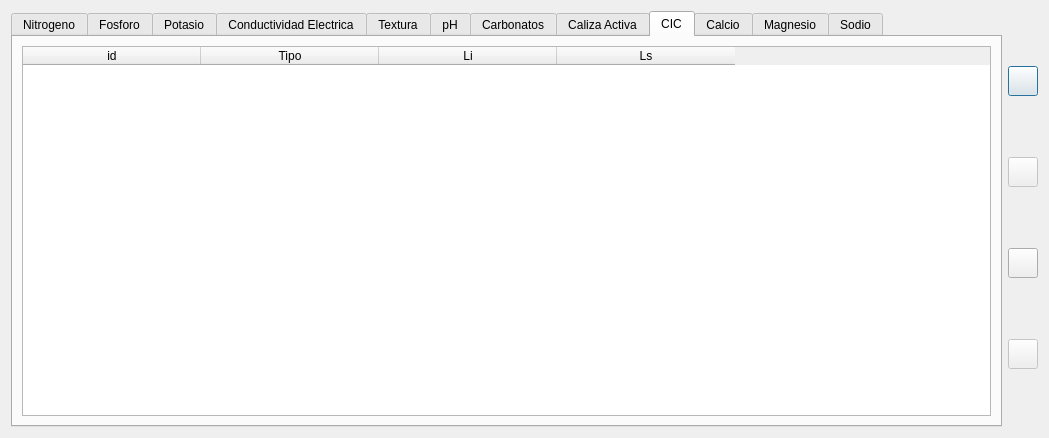
<?xml version="1.0" encoding="UTF-8"?>
<ui version="4.0">
 <class>Dialog</class>
 <widget class="QDialog" name="Dialog">
  <property name="geometry">
   <rect>
    <x>0</x>
    <y>0</y>
    <width>1049</width>
    <height>438</height>
   </rect>
  </property>
  <property name="windowTitle">
   <string>Dialog</string>
  </property>
  <layout class="QGridLayout" name="gridLayout">
   <item row="0" column="0">
    <widget class="QTabWidget" name="tabWidget">
     <property name="currentIndex">
      <number>8</number>
     </property>
     <property name="tabsClosable">
      <bool>false</bool>
     </property>
     <property name="movable">
      <bool>true</bool>
     </property>
     <property name="tabBarAutoHide">
      <bool>false</bool>
     </property>
     <widget class="QWidget" name="widget">
      <attribute name="title">
       <string>Nitrogeno</string>
      </attribute>
      <layout class="QGridLayout" name="gridLayout_17">
       <item row="0" column="0">
        <widget class="QTableWidget" name="n_table">
         <property name="enabled">
          <bool>true</bool>
         </property>
         <property name="sizeAdjustPolicy">
          <enum>QAbstractScrollArea::AdjustToContentsOnFirstShow</enum>
         </property>
         <property name="editTriggers">
          <set>QAbstractItemView::NoEditTriggers</set>
         </property>
         <property name="alternatingRowColors">
          <bool>true</bool>
         </property>
         <attribute name="horizontalHeaderMinimumSectionSize">
          <number>56</number>
         </attribute>
         <attribute name="horizontalHeaderDefaultSectionSize">
          <number>178</number>
         </attribute>
         <attribute name="horizontalHeaderStretchLastSection">
          <bool>true</bool>
         </attribute>
         <column>
          <property name="text">
           <string>id</string>
          </property>
         </column>
         <column>
          <property name="text">
           <string>Tipo</string>
          </property>
         </column>
         <column>
          <property name="text">
           <string>Li</string>
          </property>
         </column>
         <column>
          <property name="text">
           <string>Ls</string>
          </property>
         </column>
         <column>
          <property name="text">
           <string>Incremento</string>
          </property>
         </column>
        </widget>
       </item>
      </layout>
     </widget>
     <widget class="QWidget" name="widget_2">
      <attribute name="title">
       <string>Fosforo</string>
      </attribute>
      <layout class="QGridLayout" name="gridLayout_21">
       <item row="0" column="1">
        <widget class="QGroupBox" name="groupBox_7">
         <property name="title">
          <string>Tipo Regimen</string>
         </property>
         <layout class="QGridLayout" name="gridLayout_20">
          <item row="0" column="0">
           <widget class="QComboBox" name="p_regimen"/>
          </item>
         </layout>
        </widget>
       </item>
       <item row="0" column="0">
        <widget class="QGroupBox" name="groupBox_8">
         <property name="title">
          <string>Metodo</string>
         </property>
         <layout class="QGridLayout" name="gridLayout_18">
          <item row="0" column="0">
           <widget class="QComboBox" name="p_metodo"/>
          </item>
         </layout>
        </widget>
       </item>
       <item row="1" column="0" colspan="3">
        <widget class="QTableWidget" name="p_table">
         <property name="enabled">
          <bool>true</bool>
         </property>
         <property name="sizeAdjustPolicy">
          <enum>QAbstractScrollArea::AdjustToContentsOnFirstShow</enum>
         </property>
         <property name="editTriggers">
          <set>QAbstractItemView::NoEditTriggers</set>
         </property>
         <property name="alternatingRowColors">
          <bool>true</bool>
         </property>
         <attribute name="horizontalHeaderMinimumSectionSize">
          <number>56</number>
         </attribute>
         <attribute name="horizontalHeaderDefaultSectionSize">
          <number>178</number>
         </attribute>
         <attribute name="horizontalHeaderStretchLastSection">
          <bool>true</bool>
         </attribute>
         <column>
          <property name="text">
           <string>id</string>
          </property>
         </column>
         <column>
          <property name="text">
           <string>Tipo</string>
          </property>
         </column>
         <column>
          <property name="text">
           <string>Li</string>
          </property>
         </column>
         <column>
          <property name="text">
           <string>Ls</string>
          </property>
         </column>
         <column>
          <property name="text">
           <string>Incremento</string>
          </property>
         </column>
        </widget>
       </item>
       <item row="0" column="2">
        <widget class="QGroupBox" name="groupBox_6">
         <property name="title">
          <string>Tipo Suelo</string>
         </property>
         <layout class="QGridLayout" name="gridLayout_19">
          <item row="0" column="0">
           <widget class="QComboBox" name="p_suelo"/>
          </item>
         </layout>
        </widget>
       </item>
      </layout>
     </widget>
     <widget class="QWidget" name="widget_3">
      <attribute name="title">
       <string>Potasio</string>
      </attribute>
      <layout class="QGridLayout" name="gridLayout_14">
       <item row="0" column="0">
        <widget class="QGroupBox" name="groupBox_3">
         <property name="maximumSize">
          <size>
           <width>500</width>
           <height>16777215</height>
          </size>
         </property>
         <property name="title">
          <string>Tipo Suelo</string>
         </property>
         <layout class="QGridLayout" name="gridLayout_12">
          <item row="0" column="0">
           <widget class="QComboBox" name="k_suelo">
            <property name="maximumSize">
             <size>
              <width>500</width>
              <height>16777215</height>
             </size>
            </property>
           </widget>
          </item>
         </layout>
        </widget>
       </item>
       <item row="1" column="0" colspan="2">
        <widget class="QTableWidget" name="k_table">
         <property name="enabled">
          <bool>true</bool>
         </property>
         <property name="sizeAdjustPolicy">
          <enum>QAbstractScrollArea::AdjustToContentsOnFirstShow</enum>
         </property>
         <property name="editTriggers">
          <set>QAbstractItemView::NoEditTriggers</set>
         </property>
         <property name="alternatingRowColors">
          <bool>true</bool>
         </property>
         <attribute name="horizontalHeaderMinimumSectionSize">
          <number>56</number>
         </attribute>
         <attribute name="horizontalHeaderDefaultSectionSize">
          <number>178</number>
         </attribute>
         <attribute name="horizontalHeaderStretchLastSection">
          <bool>true</bool>
         </attribute>
         <column>
          <property name="text">
           <string>id</string>
          </property>
         </column>
         <column>
          <property name="text">
           <string>Tipo</string>
          </property>
         </column>
         <column>
          <property name="text">
           <string>Li</string>
          </property>
         </column>
         <column>
          <property name="text">
           <string>Ls</string>
          </property>
         </column>
         <column>
          <property name="text">
           <string>Inc</string>
          </property>
         </column>
        </widget>
       </item>
       <item row="0" column="1">
        <widget class="QGroupBox" name="groupBox_4">
         <property name="maximumSize">
          <size>
           <width>500</width>
           <height>16777215</height>
          </size>
         </property>
         <property name="title">
          <string>Tipo Regimen</string>
         </property>
         <layout class="QGridLayout" name="gridLayout_13">
          <item row="0" column="0">
           <widget class="QComboBox" name="k_regimen">
            <property name="maximumSize">
             <size>
              <width>500</width>
              <height>16777215</height>
             </size>
            </property>
           </widget>
          </item>
         </layout>
        </widget>
       </item>
      </layout>
     </widget>
     <widget class="QWidget" name="widget_4">
      <attribute name="title">
       <string>Conductividad Electrica</string>
      </attribute>
      <layout class="QGridLayout" name="gridLayout_2">
       <item row="0" column="0">
        <widget class="QTableWidget" name="ce_table">
         <property name="enabled">
          <bool>true</bool>
         </property>
         <property name="sizeAdjustPolicy">
          <enum>QAbstractScrollArea::AdjustToContentsOnFirstShow</enum>
         </property>
         <property name="editTriggers">
          <set>QAbstractItemView::NoEditTriggers</set>
         </property>
         <property name="alternatingRowColors">
          <bool>true</bool>
         </property>
         <attribute name="horizontalHeaderMinimumSectionSize">
          <number>56</number>
         </attribute>
         <attribute name="horizontalHeaderDefaultSectionSize">
          <number>178</number>
         </attribute>
         <attribute name="horizontalHeaderStretchLastSection">
          <bool>true</bool>
         </attribute>
         <column>
          <property name="text">
           <string>id</string>
          </property>
         </column>
         <column>
          <property name="text">
           <string>Tipo</string>
          </property>
         </column>
         <column>
          <property name="text">
           <string>Li</string>
          </property>
         </column>
         <column>
          <property name="text">
           <string>Ls</string>
          </property>
         </column>
         <column>
          <property name="text">
           <string>Influencia</string>
          </property>
         </column>
        </widget>
       </item>
      </layout>
     </widget>
     <widget class="QWidget" name="widget_5">
      <attribute name="title">
       <string>Textura</string>
      </attribute>
      <layout class="QGridLayout" name="gridLayout_3">
       <item row="0" column="0">
        <widget class="QTableWidget" name="textura_table">
         <property name="enabled">
          <bool>true</bool>
         </property>
         <property name="sizeAdjustPolicy">
          <enum>QAbstractScrollArea::AdjustToContents</enum>
         </property>
         <property name="editTriggers">
          <set>QAbstractItemView::NoEditTriggers</set>
         </property>
         <property name="alternatingRowColors">
          <bool>true</bool>
         </property>
         <attribute name="horizontalHeaderMinimumSectionSize">
          <number>56</number>
         </attribute>
         <attribute name="horizontalHeaderDefaultSectionSize">
          <number>100</number>
         </attribute>
         <attribute name="horizontalHeaderStretchLastSection">
          <bool>true</bool>
         </attribute>
         <column>
          <property name="text">
           <string>id</string>
          </property>
         </column>
         <column>
          <property name="text">
           <string>Categoria</string>
          </property>
         </column>
         <column>
          <property name="text">
           <string>Grupo</string>
          </property>
         </column>
         <column>
          <property name="text">
           <string>Arena (Li)</string>
          </property>
         </column>
         <column>
          <property name="text">
           <string>Arena (Ls)</string>
          </property>
         </column>
         <column>
          <property name="text">
           <string>Limo (Li)</string>
          </property>
         </column>
         <column>
          <property name="text">
           <string>Limo (Ls)</string>
          </property>
         </column>
         <column>
          <property name="text">
           <string>Arcilla (Li)</string>
          </property>
         </column>
         <column>
          <property name="text">
           <string>Arcilla (Ls)</string>
          </property>
         </column>
         <column>
          <property name="text">
           <string>CEap (Li)</string>
          </property>
         </column>
         <column>
          <property name="text">
           <string>CEap (Ls)</string>
          </property>
         </column>
         <column>
          <property name="text">
           <string>CRA</string>
          </property>
         </column>
         <column>
          <property name="text">
           <string>HSG</string>
          </property>
         </column>
         <column>
          <property name="text">
           <string>Grupo</string>
          </property>
         </column>
        </widget>
       </item>
      </layout>
     </widget>
     <widget class="QWidget" name="widget_6">
      <attribute name="title">
       <string>pH</string>
      </attribute>
      <layout class="QGridLayout" name="gridLayout_4">
       <item row="0" column="0">
        <widget class="QTableWidget" name="ph_table">
         <property name="enabled">
          <bool>true</bool>
         </property>
         <property name="sizeAdjustPolicy">
          <enum>QAbstractScrollArea::AdjustToContentsOnFirstShow</enum>
         </property>
         <property name="editTriggers">
          <set>QAbstractItemView::NoEditTriggers</set>
         </property>
         <property name="alternatingRowColors">
          <bool>true</bool>
         </property>
         <attribute name="horizontalHeaderMinimumSectionSize">
          <number>237</number>
         </attribute>
         <attribute name="horizontalHeaderDefaultSectionSize">
          <number>237</number>
         </attribute>
         <column>
          <property name="text">
           <string>id</string>
          </property>
         </column>
         <column>
          <property name="text">
           <string>Tipo</string>
          </property>
         </column>
         <column>
          <property name="text">
           <string>Li</string>
          </property>
         </column>
         <column>
          <property name="text">
           <string>Ls</string>
          </property>
         </column>
        </widget>
       </item>
      </layout>
     </widget>
     <widget class="QWidget" name="widget_7">
      <attribute name="title">
       <string>Carbonatos</string>
      </attribute>
      <layout class="QGridLayout" name="gridLayout_5">
       <item row="0" column="0">
        <widget class="QTableWidget" name="carbonatos_table">
         <property name="enabled">
          <bool>true</bool>
         </property>
         <property name="sizeAdjustPolicy">
          <enum>QAbstractScrollArea::AdjustToContentsOnFirstShow</enum>
         </property>
         <property name="editTriggers">
          <set>QAbstractItemView::NoEditTriggers</set>
         </property>
         <property name="alternatingRowColors">
          <bool>true</bool>
         </property>
         <attribute name="horizontalHeaderMinimumSectionSize">
          <number>56</number>
         </attribute>
         <attribute name="horizontalHeaderDefaultSectionSize">
          <number>178</number>
         </attribute>
         <column>
          <property name="text">
           <string>id</string>
          </property>
         </column>
         <column>
          <property name="text">
           <string>Tipo</string>
          </property>
         </column>
         <column>
          <property name="text">
           <string>Li</string>
          </property>
         </column>
         <column>
          <property name="text">
           <string>Ls</string>
          </property>
         </column>
        </widget>
       </item>
      </layout>
     </widget>
     <widget class="QWidget" name="widget_8">
      <attribute name="title">
       <string>Caliza Activa</string>
      </attribute>
      <layout class="QGridLayout" name="gridLayout_6">
       <item row="0" column="0">
        <widget class="QTableWidget" name="caliza_table">
         <property name="enabled">
          <bool>true</bool>
         </property>
         <property name="sizeAdjustPolicy">
          <enum>QAbstractScrollArea::AdjustToContentsOnFirstShow</enum>
         </property>
         <property name="editTriggers">
          <set>QAbstractItemView::NoEditTriggers</set>
         </property>
         <property name="alternatingRowColors">
          <bool>true</bool>
         </property>
         <attribute name="horizontalHeaderMinimumSectionSize">
          <number>56</number>
         </attribute>
         <attribute name="horizontalHeaderDefaultSectionSize">
          <number>178</number>
         </attribute>
         <column>
          <property name="text">
           <string>id</string>
          </property>
         </column>
         <column>
          <property name="text">
           <string>Tipo</string>
          </property>
         </column>
         <column>
          <property name="text">
           <string>Li</string>
          </property>
         </column>
         <column>
          <property name="text">
           <string>Ls</string>
          </property>
         </column>
        </widget>
       </item>
      </layout>
     </widget>
     <widget class="QWidget" name="widget_9">
      <attribute name="title">
       <string>CIC</string>
      </attribute>
      <layout class="QGridLayout" name="gridLayout_7">
       <item row="0" column="0">
        <widget class="QTableWidget" name="cic_table">
         <property name="enabled">
          <bool>true</bool>
         </property>
         <property name="sizeAdjustPolicy">
          <enum>QAbstractScrollArea::AdjustToContentsOnFirstShow</enum>
         </property>
         <property name="editTriggers">
          <set>QAbstractItemView::NoEditTriggers</set>
         </property>
         <property name="alternatingRowColors">
          <bool>true</bool>
         </property>
         <attribute name="horizontalHeaderMinimumSectionSize">
          <number>56</number>
         </attribute>
         <attribute name="horizontalHeaderDefaultSectionSize">
          <number>178</number>
         </attribute>
         <column>
          <property name="text">
           <string>id</string>
          </property>
         </column>
         <column>
          <property name="text">
           <string>Tipo</string>
          </property>
         </column>
         <column>
          <property name="text">
           <string>Li</string>
          </property>
         </column>
         <column>
          <property name="text">
           <string>Ls</string>
          </property>
         </column>
        </widget>
       </item>
      </layout>
     </widget>
     <widget class="QWidget" name="widget_10">
      <attribute name="title">
       <string>Calcio</string>
      </attribute>
      <layout class="QGridLayout" name="gridLayout_8">
       <item row="1" column="0">
        <widget class="QTableWidget" name="ca_table">
         <property name="enabled">
          <bool>true</bool>
         </property>
         <property name="sizeAdjustPolicy">
          <enum>QAbstractScrollArea::AdjustToContentsOnFirstShow</enum>
         </property>
         <property name="editTriggers">
          <set>QAbstractItemView::NoEditTriggers</set>
         </property>
         <property name="alternatingRowColors">
          <bool>true</bool>
         </property>
         <attribute name="horizontalHeaderMinimumSectionSize">
          <number>56</number>
         </attribute>
         <attribute name="horizontalHeaderDefaultSectionSize">
          <number>178</number>
         </attribute>
         <column>
          <property name="text">
           <string>id</string>
          </property>
         </column>
         <column>
          <property name="text">
           <string>Tipo</string>
          </property>
         </column>
         <column>
          <property name="text">
           <string>Li</string>
          </property>
         </column>
         <column>
          <property name="text">
           <string>Ls</string>
          </property>
         </column>
         <column>
          <property name="text">
           <string>Incremento</string>
          </property>
         </column>
        </widget>
       </item>
       <item row="0" column="0">
        <widget class="QGroupBox" name="groupBox">
         <property name="title">
          <string>Tipo Suelo</string>
         </property>
         <layout class="QGridLayout" name="gridLayout_11">
          <item row="0" column="0">
           <widget class="QComboBox" name="ca_suelo"/>
          </item>
         </layout>
        </widget>
       </item>
      </layout>
     </widget>
     <widget class="QWidget" name="widget_11">
      <attribute name="title">
       <string>Magnesio</string>
      </attribute>
      <layout class="QGridLayout" name="gridLayout_9">
       <item row="1" column="0">
        <widget class="QTableWidget" name="mg_table">
         <property name="enabled">
          <bool>true</bool>
         </property>
         <property name="sizeAdjustPolicy">
          <enum>QAbstractScrollArea::AdjustToContentsOnFirstShow</enum>
         </property>
         <property name="editTriggers">
          <set>QAbstractItemView::NoEditTriggers</set>
         </property>
         <property name="alternatingRowColors">
          <bool>true</bool>
         </property>
         <attribute name="horizontalHeaderMinimumSectionSize">
          <number>56</number>
         </attribute>
         <attribute name="horizontalHeaderDefaultSectionSize">
          <number>178</number>
         </attribute>
         <column>
          <property name="text">
           <string>id</string>
          </property>
         </column>
         <column>
          <property name="text">
           <string>Tipo</string>
          </property>
         </column>
         <column>
          <property name="text">
           <string>Li</string>
          </property>
         </column>
         <column>
          <property name="text">
           <string>Ls</string>
          </property>
         </column>
         <column>
          <property name="text">
           <string>Incremento</string>
          </property>
         </column>
        </widget>
       </item>
       <item row="0" column="0">
        <widget class="QGroupBox" name="groupBox_2">
         <property name="title">
          <string>Tipo Suelo</string>
         </property>
         <layout class="QGridLayout" name="gridLayout_10">
          <item row="0" column="0">
           <widget class="QComboBox" name="mg_suelo"/>
          </item>
         </layout>
        </widget>
       </item>
      </layout>
     </widget>
     <widget class="QWidget" name="widget_12">
      <attribute name="title">
       <string>Sodio</string>
      </attribute>
      <layout class="QGridLayout" name="gridLayout_16">
       <item row="0" column="0">
        <widget class="QGroupBox" name="groupBox_5">
         <property name="title">
          <string>Tipo Suelo</string>
         </property>
         <layout class="QGridLayout" name="gridLayout_15">
          <item row="0" column="0">
           <widget class="QComboBox" name="na_suelo"/>
          </item>
         </layout>
        </widget>
       </item>
       <item row="1" column="0">
        <widget class="QTableWidget" name="na_table">
         <property name="enabled">
          <bool>true</bool>
         </property>
         <property name="sizeAdjustPolicy">
          <enum>QAbstractScrollArea::AdjustToContentsOnFirstShow</enum>
         </property>
         <property name="editTriggers">
          <set>QAbstractItemView::NoEditTriggers</set>
         </property>
         <property name="alternatingRowColors">
          <bool>true</bool>
         </property>
         <attribute name="horizontalHeaderMinimumSectionSize">
          <number>56</number>
         </attribute>
         <attribute name="horizontalHeaderDefaultSectionSize">
          <number>178</number>
         </attribute>
         <column>
          <property name="text">
           <string>id</string>
          </property>
         </column>
         <column>
          <property name="text">
           <string>Tipo</string>
          </property>
         </column>
         <column>
          <property name="text">
           <string>Li</string>
          </property>
         </column>
         <column>
          <property name="text">
           <string>Ls</string>
          </property>
         </column>
         <column>
          <property name="text">
           <string>Incremento</string>
          </property>
         </column>
        </widget>
       </item>
      </layout>
     </widget>
    </widget>
   </item>
   <item row="0" column="1">
    <layout class="QVBoxLayout" name="verticalLayout_14">
     <item>
      <widget class="QPushButton" name="edit_action">
       <property name="maximumSize">
        <size>
         <width>30</width>
         <height>30</height>
        </size>
       </property>
       <property name="text">
        <string/>
       </property>
      </widget>
     </item>
     <item>
      <widget class="QPushButton" name="save_action">
       <property name="enabled">
        <bool>false</bool>
       </property>
       <property name="maximumSize">
        <size>
         <width>30</width>
         <height>30</height>
        </size>
       </property>
       <property name="text">
        <string/>
       </property>
      </widget>
     </item>
     <item>
      <widget class="QPushButton" name="add_action">
       <property name="enabled">
        <bool>true</bool>
       </property>
       <property name="maximumSize">
        <size>
         <width>30</width>
         <height>30</height>
        </size>
       </property>
       <property name="text">
        <string/>
       </property>
      </widget>
     </item>
     <item>
      <widget class="QPushButton" name="remove_action">
       <property name="enabled">
        <bool>false</bool>
       </property>
       <property name="maximumSize">
        <size>
         <width>30</width>
         <height>30</height>
        </size>
       </property>
       <property name="text">
        <string/>
       </property>
      </widget>
     </item>
    </layout>
   </item>
  </layout>
 </widget>
 <tabstops>
  <tabstop>tabWidget</tabstop>
  <tabstop>n_table</tabstop>
  <tabstop>p_metodo</tabstop>
  <tabstop>p_regimen</tabstop>
  <tabstop>p_suelo</tabstop>
  <tabstop>p_table</tabstop>
  <tabstop>k_suelo</tabstop>
  <tabstop>k_regimen</tabstop>
  <tabstop>k_table</tabstop>
  <tabstop>ce_table</tabstop>
  <tabstop>textura_table</tabstop>
  <tabstop>ph_table</tabstop>
  <tabstop>carbonatos_table</tabstop>
  <tabstop>caliza_table</tabstop>
  <tabstop>cic_table</tabstop>
  <tabstop>ca_suelo</tabstop>
  <tabstop>ca_table</tabstop>
  <tabstop>mg_suelo</tabstop>
  <tabstop>mg_table</tabstop>
  <tabstop>na_suelo</tabstop>
  <tabstop>na_table</tabstop>
 </tabstops>
 <resources/>
 <connections/>
</ui>
